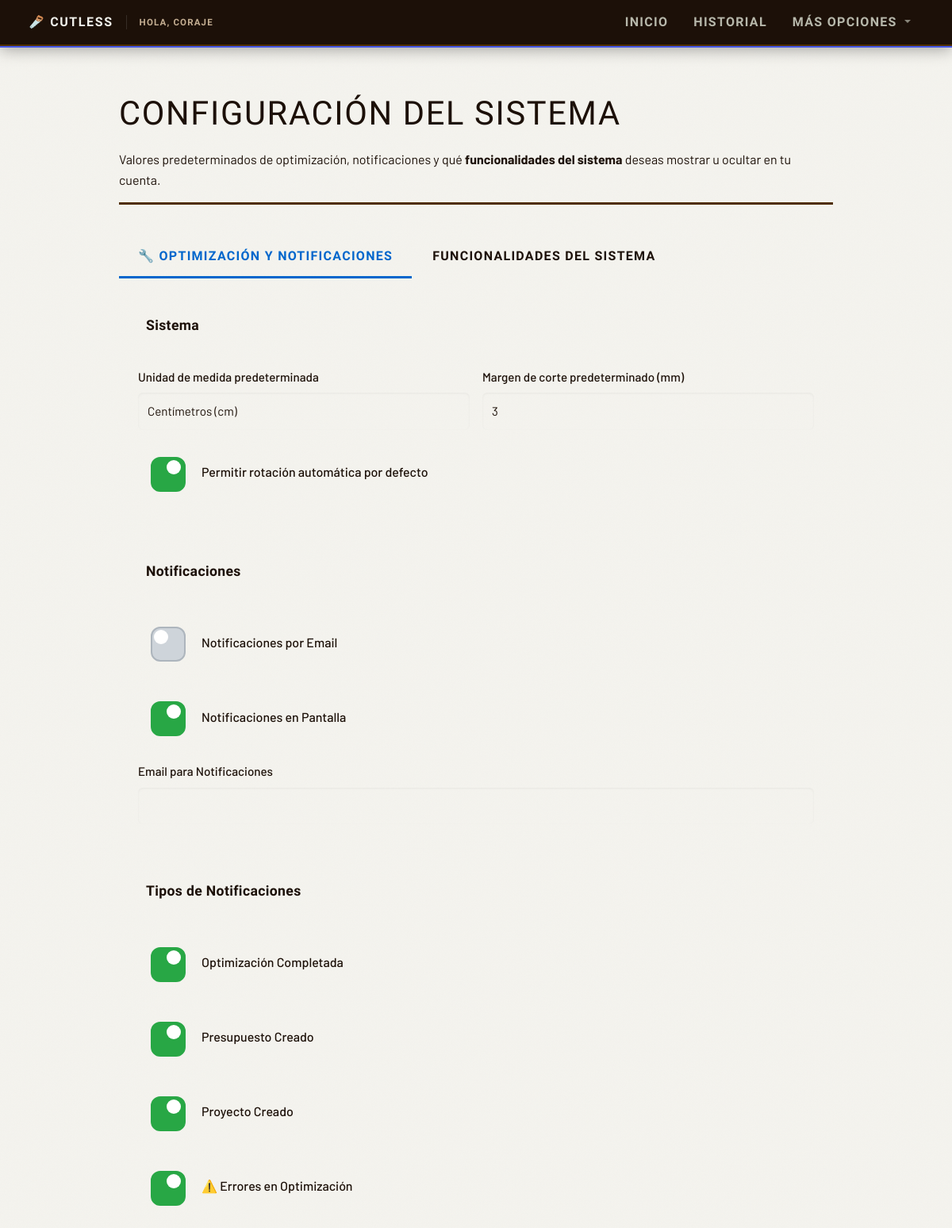
Screenshot of /usuarios/configuracion-sistema/ (signed in) with the database file from the repository.
### usuarios/models.py (models this page shows, shortened)
class PerfilUsuario(models.Model):
    usuario = models.OneToOneField(User, on_delete=models.CASCADE, related_name='perfil')
    timeout_sesion = models.IntegerField(
        null=True,
        blank=True,
        help_text="Tiempo de inactividad antes de cerrar sesión (en minutos). Déjalo vacío para usar el valor por defecto (30 min). 0 para desactivar."
    )
    ROL_CHOICES = [
        ('usuario', 'Usuario'),
        ('admin', 'Administrador'),
    ]
    rol = models.CharField(
        max_length=20,
        choices=ROL_CHOICES,
        default='usuario',
        help_text="Rol del usuario en el sistema"
    )
    tema_preferido = models.CharField(
        max_length=10,
        choices=[('light', 'Claro'), ('dark', 'Oscuro'), ('auto', 'Automático')],
        default='auto',
        help_text="Tema de color preferido"
    )
    tamanio_fuente = models.CharField(
        max_length=10,
        choices=[
            ('small', 'Pequeño'),
            ('normal', 'Normal'),
            ('large', 'Grande'),
            ('xlarge', 'Extra Grande')
        ],
        default='normal',
        help_text="Tamaño de fuente preferido para facilitar la lectura",
    )
    tutorial_completado = models.BooleanField(
        default=False,
        help_text="Indica si el usuario ha completado el tutorial inicial"
    )
    unidad_medida_predeterminada = models.CharField(
        max_length=10,
        choices=[
            ('cm', 'Centímetros (cm)'),
            ('m', 'Metros (m)'),
            ('mm', 'Milímetros (mm)'),
            ('in', 'Pulgadas (in)'),
            ('ft', 'Pies (ft)'),
        ],
        default='cm',
        help_text="Unidad de medida que se usará por defecto en nuevas optimizaciones"
    )
    margen_corte_predeterminado = models.DecimalField(
        max_digits=5,
        decimal_places=2,
        default=Decimal('0.3'),
        help_text="Margen de corte predeterminado en centímetros"
    )
    rotacion_automatica_predeterminada = models.BooleanField(
        default=True,
        help_text="Permitir rotación automática de piezas por defecto"
    )
    material_predeterminado = models.ForeignKey(
        'cutless.Material',
        on_delete=models.SET_NULL,
        null=True,
        blank=True,
        related_name='usuarios_con_material_predeterminado',
        help_text="Material que se seleccionará por defecto en nuevas optimizaciones"
    )
    precio_tablero_predeterminado = models.DecimalField(
        max_digits=10,
        decimal_places=2,
        null=True,
        blank=True,
        help_text="Precio por tablero que se usará por defecto (opcional)"
    )
    mano_obra_predeterminada = models.DecimalField(
        max_digits=10,
        decimal_places=2,
        null=True,
        blank=True,
        default=Decimal('0.00'),
        help_text="Costo de mano de obra que se usará por defecto (opcional)"
    )
    notificaciones_email = models.BooleanField(
        default=False,
        help_text="Recibir notificaciones por correo electrónico"
    )
    notificaciones_pantalla = models.BooleanField(
        default=True,
        help_text="Mostrar notificaciones en pantalla"
    )
    email_notificaciones = models.EmailField(
        null=True,
        blank=True,
        help_text="Email para recibir notificaciones (opcional, por defecto se usa el email del usuario)"
    )
    notificar_optimizacion_completada = models.BooleanField(
        default=True,
        help_text="Notificar cuando se completa una optimización"
    )
    notificar_presupuesto_creado = models.BooleanField(
        default=True,
        help_text="Notificar cuando se crea un presupuesto"
    )
    notificar_proyecto_creado = models.BooleanField(
        default=True,
        help_text="Notificar cuando se crea un proyecto"
    )
    notificar_errores = models.BooleanField(
        default=True,
        help_text="Notificar cuando hay errores en la optimización"
    )
    puede_crear_plantillas = models.BooleanField(
        default=True,
        help_text="Permitir crear y editar plantillas"
    )
    puede_comparar_optimizaciones = models.BooleanField(
        default=True,
        help_text="Permitir acceso a herramienta de comparación"
    )
    puede_crear_clientes = models.BooleanField(
        default=True,
        help_text="Permitir crear y editar clientes"
    )
    puede_crear_proyectos = models.BooleanField(
        default=True,
        help_text="Permitir crear y editar proyectos"
    )
    puede_crear_presupuestos = models.BooleanField(
        default=True,
        help_text="Permitir crear y editar presupuestos"
    )
    puede_crear_materiales = models.BooleanField(
        default=True,
        help_text="Permitir crear y editar materiales"
    )
    puede_ver_estadisticas = models.BooleanField(
        default=True,
        help_text="Permitir acceso a estadísticas"
    )
    puede_ver_historial_costos = models.BooleanField(
        default=True,
        help_text="Permitir acceso a historial de costos"
    )
    fecha_creacion = models.DateTimeField(auto_now_add=True)
    fecha_actualizacion = models.DateTimeField(auto_now=True)
    class Meta:
        verbose_name = "Perfil de Usuario"
        verbose_name_plural = "Perfiles de Usuarios"
    def get_timeout_segundos_str(self):
        if self.timeout_sesion is None:
            return '1800'  # 30 minutos por defecto
        if self.timeout_sesion == 0:
            return '0'  # Desactivado
        return str(self.timeout_sesion * 60)

### usuarios/views.py (the view, shortened to what this page needs)
# urls.py: path('configuracion-sistema/', views.configuracion_sistema, name='configuracion_sistema'),
@login_required
def configuracion_sistema(request):
    try:
        perfil = request.user.perfil
    except PerfilUsuario.DoesNotExist:
        perfil = PerfilUsuario.objects.create(usuario=request.user)
    perfil.refresh_from_db()
    perfil_form = PerfilForm(instance=perfil, user=request.user)
    permisos_form = PermisosUsuarioForm(instance=perfil)
    password_form = CambiarPasswordForm(user=request.user)  # Necesario para el template
    mostrar_tab_funcionalidades = False
    return render(request, 'usuarios/configuracion_sistema.html', {
        'perfil_form': perfil_form,
        'permisos_form': permisos_form,
        'password_form': password_form,
        'perfil': perfil,
        'mostrar_tab_funcionalidades': mostrar_tab_funcionalidades,
    })

### usuarios/templates/usuarios/configuracion_sistema.html (shortened to what this page needs)
{% extends 'cutless/base.html' %}
{% load static %}
{% block extra_css %}
<link rel="stylesheet" href="{% static 'usuarios/css/perfil.css' %}">
{% endblock %}
{% block content %}
<div class="config-container">
  <header class="page-header fade-in">
    <div class="page-header__text">
      <h1 class="page-title">Configuración del sistema</h1>
      <p class="page-lead">Valores predeterminados de optimización, notificaciones y qué <strong>funcionalidades del sistema</strong> deseas mostrar u ocultar en tu cuenta.</p>
    </div>
  </header>
  <ul class="nav nav-tabs config-tabs mb-3" id="configSistemaTabs" role="tablist">
    <li class="nav-item" role="presentation">
      <button class="nav-link active" id="tab-opti-link" data-bs-toggle="tab" data-bs-target="#tabOpti" type="button" role="tab" aria-controls="tabOpti" aria-selected="true">
        🔧 Optimización y notificaciones
      </button>
    </li>
    <li class="nav-item" role="presentation">
      <button class="nav-link" id="tab-funcionalidades-link" data-bs-toggle="tab" data-bs-target="#tabFuncionalidades" type="button" role="tab" aria-controls="tabFuncionalidades" aria-selected="false">
        Funcionalidades del sistema
      </button>
    </li>
  </ul>
  <div class="tab-content" id="configSistemaTabContent">
  <div class="tab-pane fade show active" id="tabOpti" role="tabpanel" aria-labelledby="tab-opti-link" tabindex="0">
  <form method="post" name="editar_configuracion">
    <div class="config-section">
      <div class="config-section-title">
        <h5>Sistema</h5>
      </div>
      <div class="config-grid">
        <div class="config-field">
          <label for="{{ perfil_form.unidad_medida_predeterminada.id_for_label }}">
            {{ perfil_form.unidad_medida_predeterminada.label }}
          </label>
          {{ perfil_form.unidad_medida_predeterminada }}
        </div>
        <div class="config-field">
          <label for="{{ perfil_form.margen_corte_predeterminado.id_for_label }}">
            {{ perfil_form.margen_corte_predeterminado.label }}
          </label>
          {{ perfil_form.margen_corte_predeterminado }}
        </div>
      </div>
      <div style="margin-top: 1rem;">
        <div class="config-toggle">
          {{ perfil_form.rotacion_automatica_predeterminada }}
          <label class="config-toggle-label" for="{{ perfil_form.rotacion_automatica_predeterminada.id_for_label }}">
            <strong>{{ perfil_form.rotacion_automatica_predeterminada.label }}</strong>
          </label>
        </div>
      </div>
    </div>
    <div class="config-section">
      <div class="config-section-title">
        <h5>Notificaciones</h5>
      </div>
      <div style="margin-bottom: 1rem;">
        <div class="config-toggle">
          {{ perfil_form.notificaciones_email }}
          <label class="config-toggle-label" for="{{ perfil_form.notificaciones_email.id_for_label }}">
            <strong>{{ perfil_form.notificaciones_email.label }}</strong>
          </label>
        </div>
      </div>
      <div style="margin-bottom: 1rem;">
        <div class="config-toggle">
          {{ perfil_form.notificaciones_pantalla }}
          <label class="config-toggle-label" for="{{ perfil_form.notificaciones_pantalla.id_for_label }}">
            <strong>{{ perfil_form.notificaciones_pantalla.label }}</strong>
          </label>
        </div>
      </div>
      <div class="config-field">
        <label for="{{ perfil_form.email_notificaciones.id_for_label }}">
          {{ perfil_form.email_notificaciones.label }}
        </label>
        {{ perfil_form.email_notificaciones }}
      </div>
    </div>
    <div class="config-section">
      <div class="config-section-title">
        <h5>Tipos de Notificaciones</h5>
      </div>
      <div style="margin-bottom: 1rem;">
        <div class="config-toggle">
          {{ perfil_form.notificar_optimizacion_completada }}
          <label class="config-toggle-label" for="{{ perfil_form.notificar_optimizacion_completada.id_for_label }}">
            <strong>{{ perfil_form.notificar_optimizacion_completada.label }}</strong>
          </label>
        </div>
      </div>
      <div style="margin-bottom: 1rem;">
        <div class="config-toggle">
          {{ perfil_form.notificar_presupuesto_creado }}
          <label class="config-toggle-label" for="{{ perfil_form.notificar_presupuesto_creado.id_for_label }}">
            <strong>{{ perfil_form.notificar_presupuesto_creado.label }}</strong>
          </label>
        </div>
      </div>
      <div style="margin-bottom: 1rem;">
        <div class="config-toggle">
          {{ perfil_form.notificar_proyecto_creado }}
          <label class="config-toggle-label" for="{{ perfil_form.notificar_proyecto_creado.id_for_label }}">
            <strong>{{ perfil_form.notificar_proyecto_creado.label }}</strong>
          </label>
        </div>
      </div>
      <div>
        <div class="config-toggle">
          {{ perfil_form.notificar_errores }}
          <label class="config-toggle-label" for="{{ perfil_form.notificar_errores.id_for_label }}">
            <strong>⚠️ {{ perfil_form.notificar_errores.label }}</strong>
          </label>
        </div>
      </div>
    </div>
  </form>
  </div>
  </div>
</div>
{% endblock %}

### cutless/templates/cutless/base.html (shortened to what this page needs)
{% load static %}
<!DOCTYPE html>
<html lang="es" data-theme="light">
<head>
    <link href="https://cdn.jsdelivr.net/npm/bootstrap@5.3.0/dist/css/bootstrap.min.css" rel="stylesheet">
    <link rel="stylesheet" href="https://cdn.jsdelivr.net/npm/intro.js@7.2.0/minified/introjs.min.css">
    <link rel="stylesheet" href="{% static 'cutless/css/main.css' %}">
    <link rel="stylesheet" href="{% static 'cutless/css/palette.css' %}">
    <link rel="stylesheet" href="{% static 'cutless/css/ui.css' %}">
    <link rel="stylesheet" href="{% static 'cutless/css/accessibility.css' %}">
    {% block extra_css %}{% endblock %}
</head>
<body {% if user.is_authenticated and user.perfil %}data-session-timeout="{{ user.perfil.get_timeout_segundos_str }}" data-perfil-theme="{% if user.perfil.tema_preferido != 'auto' %}{{ user.perfil.tema_preferido }}{% else %}auto{% endif %}" data-font-size="{{ user.perfil.tamanio_fuente }}" data-perfil-unidad="{{ user.perfil.unidad_medida_predeterminada }}" data-perfil-rotacion="{{ user.perfil.rotacion_automatica_predeterminada|yesno:'1,0' }}"{% endif %}>
    <nav class="navbar navbar-expand-lg navbar-custom">
        <div class="container-fluid">
            <div class="d-flex align-items-center">
                <a class="navbar-brand me-3" href="{% url 'cutless:index' %}">
                    🪚 CutLess
                </a>
                {% if user.is_authenticated %}
                    <span class="navbar-greeting">Hola, {{ user.username }}</span>
                {% endif %}
            </div>
            <div class="collapse navbar-collapse" id="navbarNav">
                <div class="navbar-nav ms-auto d-flex align-items-center">
                    {% if user.is_authenticated %}
                        {% if user.is_superuser or user.perfil and user.perfil.rol == 'admin' %}
                            <a class="nav-link" href="{% url 'cutless:index' %}" title="Ir a la página principal del optimizador"> Inicio</a>
                            <a class="nav-link" href="{% url 'usuarios:admin_dashboard' %}" title="Ir al panel de administración de usuarios">🛡️ Admin Dashboard</a>
                        {% else %}
                            <a class="nav-link{% if request.resolver_match.url_name == 'index' %} active{% endif %}" href="{% url 'cutless:index' %}" title="Ir a la página principal del optimizador">Inicio</a>
                            <a class="nav-link{% if request.resolver_match.url_name == 'historial' %} active{% endif %}" href="{% url 'cutless:historial' %}" title="Ver historial de optimizaciones">Historial</a>
                        {% endif %}
                        <div class="dropdown">
                            <a class="nav-link dropdown-toggle" href="#" id="navbarDropdown" role="button" data-bs-toggle="dropdown" aria-expanded="false">
                                 Más Opciones
                            </a>
                        </div>
                    {% else %}
                        {% block show_auth_buttons %}
                        <a href="{% url 'usuarios:login' %}" class="btn btn-outline-primary btn-sm me-2">Iniciar sesión</a>
                        <a href="{% url 'usuarios:registro' %}" class="btn btn-outline-success btn-sm">Registrarse</a>
                        {% endblock %}
                    {% endif %}
                </div>
            </div>
        </div>
    </nav>
    <div class="container app-main">
        {% block content %}
        {% endblock %}
    </div>
</body>
</html>

### rows the page displays
PerfilUsuario: unidad_medida_predeterminada "Centímetros (cm)", margen_corte_predeterminado "3", rotacion_automatica_predeterminada "☑", notificaciones_pantalla "☑", notificar_optimizacion_completada "☑", notificar_presupuesto_creado "☑", notificar_proyecto_creado "☑", notificar_errores "☑"

### other values shown
{{ user.username }} "CORAJE"
{{ perfil_form.unidad_medida_predeterminada.label }} "Unidad de medida predeterminada"
{{ perfil_form.margen_corte_predeterminado.label }} "Margen de corte predeterminado (mm)"
{{ perfil_form.rotacion_automatica_predeterminada.label }} "Permitir rotación automática por defecto"
{{ perfil_form.notificaciones_email.label }} "Notificaciones por Email"
{{ perfil_form.notificaciones_pantalla.label }} "Notificaciones en Pantalla"
{{ perfil_form.email_notificaciones.label }} "Email para Notificaciones"
{{ perfil_form.notificar_optimizacion_completada.label }} "Optimización Completada"
{{ perfil_form.notificar_presupuesto_creado.label }} "Presupuesto Creado"
{{ perfil_form.notificar_proyecto_creado.label }} "Proyecto Creado"
{{ perfil_form.notificar_errores.label }} "Errores en Optimización"
